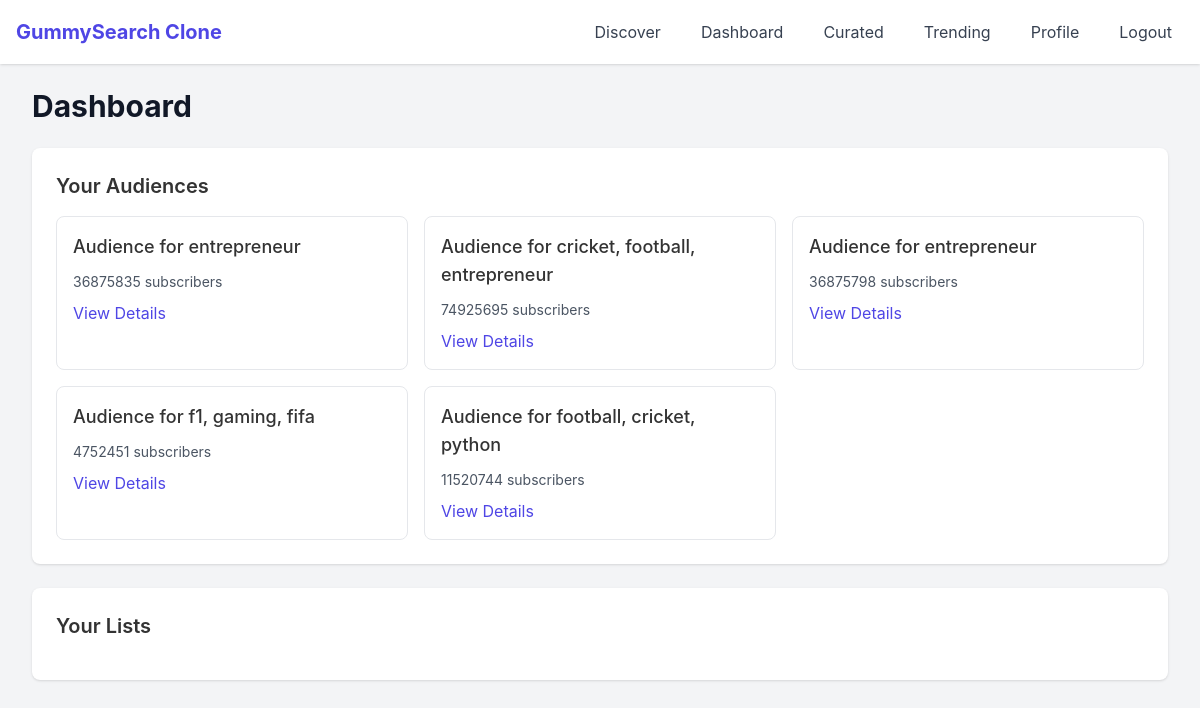
Page /dashboard (signed in) on the earlier database version.
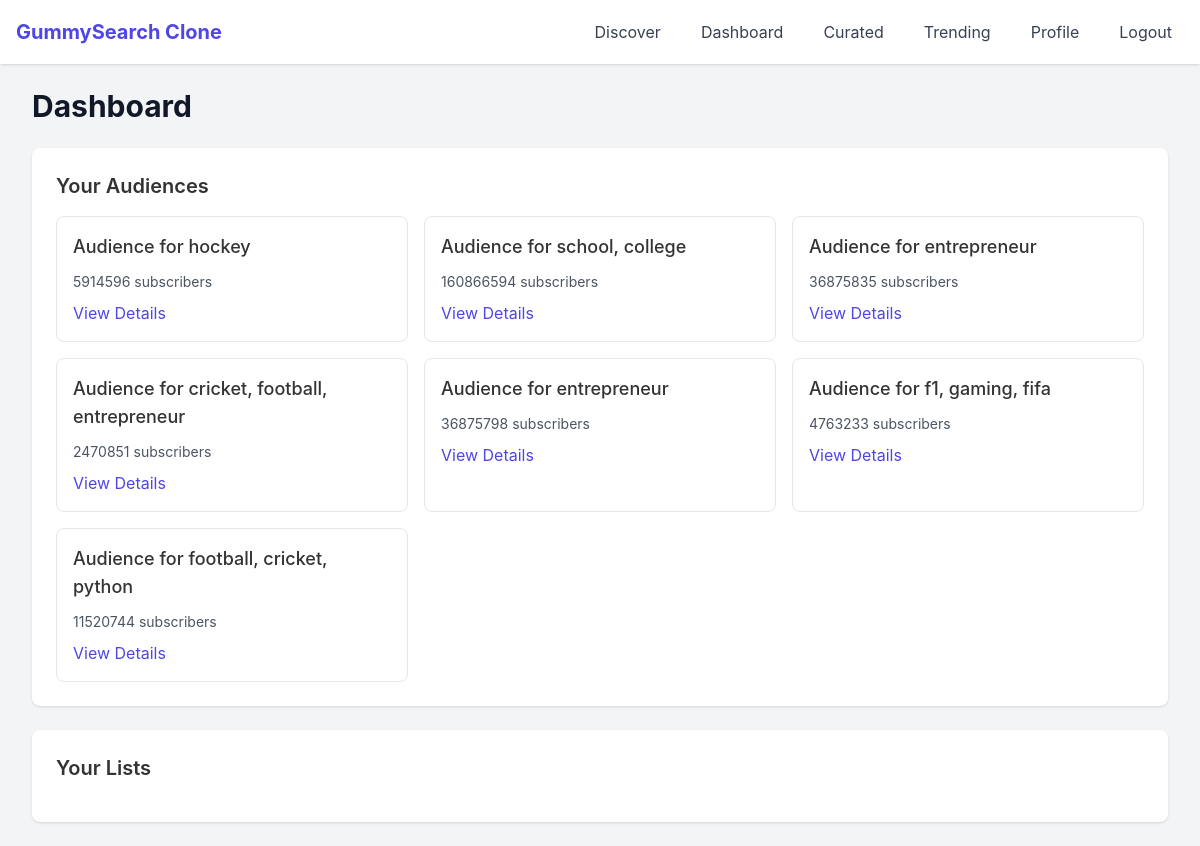
Same page on the later database version.
### app/models.py (models this page shows, shortened)
class Audience(db.Model):
    id = db.Column(db.Integer, primary_key=True)
    name = db.Column(db.String(100), nullable=False)
    subreddit = db.Column(db.String(100))  # Remove nullable=False
    category = db.Column(db.String(50), nullable=False)  # saved, curated, or trending
    theme = db.Column(db.String(50))
    topic = db.Column(db.String(50))
    description = db.Column(db.Text)
    subscribers = db.Column(db.Integer)
    weekly_posts = db.Column(db.Integer)
    active_users = db.Column(db.Integer)
    data = db.Column(JSON)  # Renamed from 'metadata' to 'data'
    last_updated = db.Column(db.DateTime, default=datetime.utcnow)
    created_at = db.Column(db.DateTime, default=datetime.utcnow)
    user_id = db.Column(db.Integer, db.ForeignKey('user.id'))
    list_id = db.Column(db.Integer, db.ForeignKey('curated_list.id'))
    websites = db.relationship('Website', backref='audience', lazy=True)
    subreddit_list = db.Column(db.JSON, default = list)

### app/routes/main_routes.py (the view)
@main.route('/dashboard')
@login_required
def dashboard():
    user_audiences = Audience.query.filter_by(
        user_id=current_user.id
    ).order_by(
        Audience.created_at.desc()
    ).all()
    return render_template('dashboard.html',
                         audiences=user_audiences)

### app/templates/dashboard.html (shortened to what this page needs)
{% extends "base.html" %}
{% block content %}
<div class="space-y-6">
    <h1 class="text-3xl font-bold text-gray-900">Dashboard</h1>
    <div class="bg-white shadow rounded-lg p-6">
        <h2 class="text-xl font-semibold mb-4">Your Audiences</h2>
        <div class="grid grid-cols-1 md:grid-cols-2 lg:grid-cols-3 gap-4">
            {% for audience in audiences %}
            <div class="border rounded-lg p-4">
                <h3 class="text-lg font-medium">{{ audience.name }}</h3>
                <div class="mt-2">
                    <span class="text-sm text-gray-600">{{ audience.subscribers }} subscribers</span>
                </div>
                <a href="{{ url_for('audience.get_audience', id=audience.id) }}"
                   class="mt-2 inline-block text-indigo-600 hover:text-indigo-800">
                    View Details
                </a>
            </div>
            {% endfor %}
        </div>
    </div>
    <div class="bg-white shadow rounded-lg p-6">
        <h2 class="text-xl font-semibold mb-4">Your Lists</h2>
    </div>
</div>
{% endblock %}

### app/templates/base.html (shortened to what this page needs)
<!DOCTYPE html>
<html lang="en">
<head>
    <link rel="stylesheet" href="{{ url_for('static', filename='css/main.css') }}">
    <link rel="stylesheet" href="{{ url_for('static', filename='css/components.css') }}">
    <script src="https://cdn.tailwindcss.com"></script>
</head>
<body class="bg-gray-100">
    <nav class="bg-white shadow">
        <div class="max-w-7xl mx-auto px-4">
            <div class="flex justify-between h-16">
                <div class="flex">
                    <a href="{{ url_for('main.index') }}" class="flex items-center text-xl font-bold text-indigo-600">
                        GummySearch Clone
                    </a>
                </div>
                <div class="flex items-center space-x-4">
                    {% if current_user.is_authenticated %}
                        <a href="{{ url_for('main.discover') }}" class="text-gray-700 hover:text-indigo-600 px-3 py-2">Discover</a>
                        <a href="{{ url_for('main.dashboard') }}" class="text-gray-700 hover:text-indigo-600 px-3 py-2">Dashboard</a>
                        <a href="{{ url_for('audience.curated_audiences') }}" class="text-gray-700 hover:text-indigo-600 px-3 py-2">Curated</a>
                        <a href="{{ url_for('audience.trending_audiences') }}" class="text-gray-700 hover:text-indigo-600 px-3 py-2">Trending</a>
                        <a href="{{ url_for('auth.profile') }}" class="text-gray-700 hover:text-indigo-600 px-3 py-2">Profile</a>
                        <a href="{{ url_for('auth.logout') }}" class="text-gray-700 hover:text-indigo-600 px-3 py-2">Logout</a>
                    {% else %}
                        <a href="{{ url_for('auth.login') }}" class="text-gray-700 hover:text-indigo-600 px-3 py-2">Login</a>
                        <a href="{{ url_for('auth.register') }}" class="text-gray-700 hover:text-indigo-600 px-3 py-2">Register</a>
                    {% endif %}
                </div>
            </div>
        </div>
    </nav>
    <main class="max-w-7xl mx-auto py-6 px-4 sm:px-6 lg:px-8">
        {% block content %}{% endblock %}
    </main>
</body>
</html>

### app/static/css/main.css (style rules this page uses)
:root { --primary-color: #4a90e2; --secondary-color: #2c3e50; --background-color: #f5f6fa; --card-background: #ffffff; --text-color: #333333; --border-color: #e1e4e8; --success-color: #28a745; --error-color: #dc3545; }
body { margin: 0; padding: 0; font-family: -apple-system, BlinkMacSystemFont, 'Segoe UI', Roboto, Oxygen, Ubuntu, Cantarell, 'Open Sans', 'Helvetica Neue', sans-serif; background-color: var(--background-color); color: var(--text-color); line-height: 1.6; }
.mt-2 { margin-top: 2rem; }

Differences in the rows shown:
added Audience: name "Audience for hockey", subscribers "5914596"
added Audience: name "Audience for school, college", subscribers "160866594"
changed Audience "Audience for cricket, football, entrepreneur": subscribers "74925695" → "2470851"
changed Audience "Audience for f1, gaming, fifa": subscribers "4752451" → "4763233"
